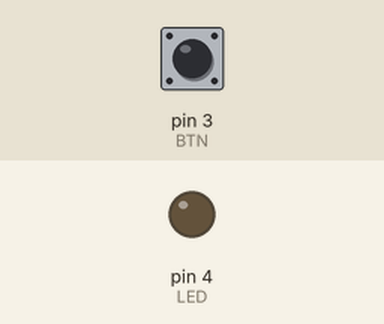
A sketch run on a simulated Arduino Uno, built with avr-gcc and run on an emulated ATmega328P. Shown: output pins drawn as LEDs (lit = HIGH). The test bench sets the inputs (shaded band); at power-on: pin 3 (BTN) LOW.

Above: at 1.2 s.
1.3 s: pin 3 (BTN) pulled HIGH for 0.15 s
At 1.37 s:
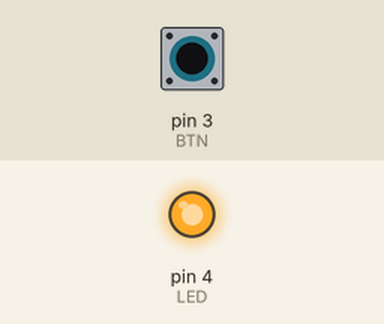
2.9 s: pin 3 (BTN) pulled HIGH for 3.2 s
At 7.1 s:
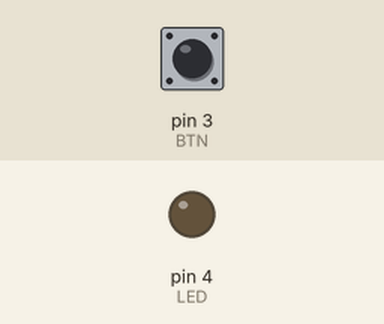
Timing chart, 0 to 8.6 s (numbered marks = the images above; inputs shaded):
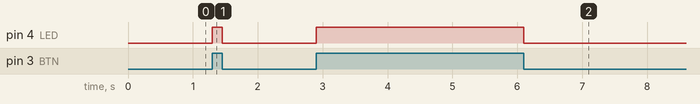

Measured:
- after the input at 1.3 s, pin 4 (LED): LOW → HIGH at once, → LOW 0.15 s later
- after the input at 2.9 s, pin 4 (LED): LOW → HIGH at once, → LOW 3.2 s later

The sketch:

pull_down_resistor1.ino
```cpp
// C++ code
#define BTN 3
#define LED 4


void setup()
{
  pinMode(BTN, INPUT);
  pinMode(LED, OUTPUT);
}

void loop()
{
  if (digitalRead(BTN)) {
  	digitalWrite(LED, HIGH);
  } else {
  	digitalWrite(LED, LOW);
  }
}
```
